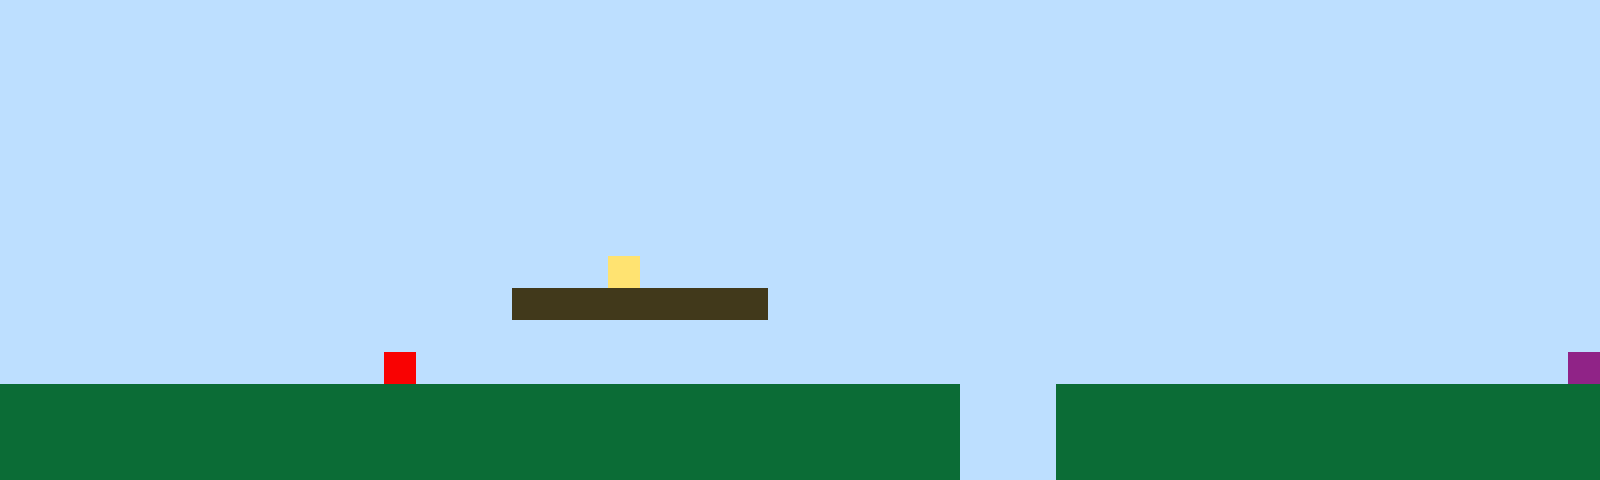

A 2D game scene composited from a Tiled map and its tileset images. What follows is a short description and the map's XML, with every tile layer's data as written:
An orthogonal 50x15 tile map with 32x32 px tiles, 1 tile layer (Tile Layer 1).

<map version="1.10" tiledversion="1.11.2" orientation="orthogonal" renderorder="right-up" width="50" height="15" tilewidth="32" tileheight="32" infinite="0" nextlayerid="2" nextobjectid="1"><editorsettings><export target="map1.csv" format="csv" /></editorsettings><tileset firstgid="1" name="sprites" tilewidth="32" tileheight="32" tilecount="6" columns="3"><image source="sprites.png" width="96" height="64" /></tileset><layer id="1" name="Tile Layer 1" width="50" height="15"><data encoding="csv">1,1,1,1,1,1,1,1,1,1,1,1,1,1,1,1,1,1,1,1,1,1,1,1,1,1,1,1,1,1,1,1,1,1,1,1,1,1,1,1,1,1,1,1,1,1,1,1,1,1,1,1,1,1,1,1,1,1,1,1,1,1,1,1,1,1,1,1,1,1,1,1,1,1,1,1,1,1,1,1,1,1,1,1,1,1,1,1,1,1,1,1,1,1,1,1,1,1,1,1,1,1,1,1,1,1,1,1,1,1,1,1,1,1,1,1,1,1,1,1,1,1,1,1,1,1,1,1,1,1,1,1,1,1,1,1,1,1,1,1,1,1,1,1,1,1,1,1,1,1,1,1,1,1,1,1,1,1,1,1,1,1,1,1,1,1,1,1,1,1,1,1,1,1,1,1,1,1,1,1,1,1,1,1,1,1,1,1,1,1,1,1,1,1,1,1,1,1,1,1,1,1,1,1,1,1,1,1,1,1,1,1,1,1,1,1,1,1,1,1,1,1,1,1,1,1,1,1,1,1,1,1,1,1,1,1,1,1,1,1,1,1,1,1,1,1,1,1,1,1,1,1,1,1,1,1,1,1,1,1,1,1,1,1,1,1,1,1,1,1,1,1,1,1,1,1,1,1,1,1,1,1,1,1,1,1,1,1,1,1,1,1,1,1,1,1,1,1,1,1,1,1,1,1,1,1,1,1,1,1,1,1,1,1,1,1,1,1,1,1,1,1,1,1,1,1,1,1,1,1,1,1,1,1,1,1,1,1,1,1,1,1,1,1,1,1,1,1,1,1,1,1,1,1,1,1,1,1,1,1,1,1,1,1,1,1,1,1,1,1,1,1,1,1,1,1,1,1,1,1,1,1,1,1,1,1,1,1,1,1,1,1,1,1,1,1,1,1,1,1,1,1,1,1,1,1,1,1,1,1,1,1,1,1,1,1,1,1,1,4,1,1,1,1,1,1,1,1,1,1,1,1,1,1,1,1,1,1,1,1,1,1,1,1,1,1,1,1,1,1,1,1,1,1,1,1,1,1,1,1,1,1,1,1,1,1,3,3,3,3,3,3,3,3,1,1,1,1,1,1,1,1,1,1,1,1,1,1,1,1,1,1,1,1,1,1,1,1,1,1,1,1,1,1,1,1,1,1,1,1,1,1,1,1,1,1,1,1,1,1,1,1,1,1,1,1,1,1,1,1,1,1,1,1,1,1,1,1,1,1,1,1,1,1,1,1,1,1,1,1,1,1,1,1,1,1,1,1,1,1,1,1,5,1,1,1,1,1,1,1,1,1,1,1,1,1,1,1,1,1,1,1,1,1,1,1,1,1,1,1,1,1,1,1,1,1,1,1,1,6,2,2,2,2,2,2,2,2,2,2,2,2,2,2,2,2,2,2,2,2,2,2,2,2,2,2,2,2,2,2,1,1,1,2,2,2,2,2,2,2,2,2,2,2,2,2,2,2,2,2,2,2,2,2,2,2,2,2,2,2,2,2,2,2,2,2,2,2,2,2,2,2,2,2,2,2,2,2,2,2,1,1,1,2,2,2,2,2,2,2,2,2,2,2,2,2,2,2,2,2,2,2,2,2,2,2,2,2,2,2,2,2,2,2,2,2,2,2,2,2,2,2,2,2,2,2,2,2,2,2,1,1,1,2,2,2,2,2,2,2,2,2,2,2,2,2,2,2,2,2</data></layer></map>
